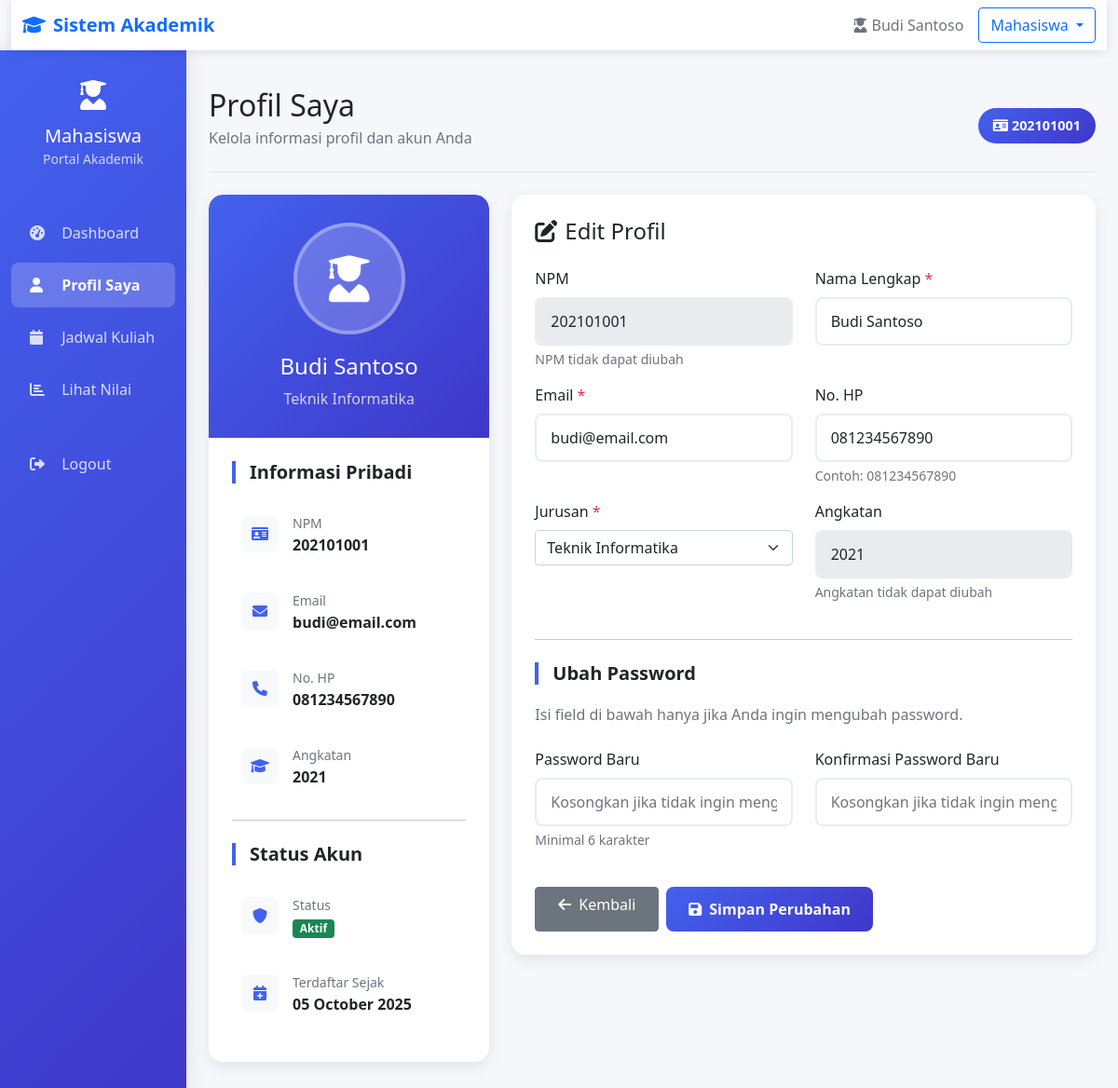
Page /mahasiswa/profil.php (signed in) on the earlier database version.
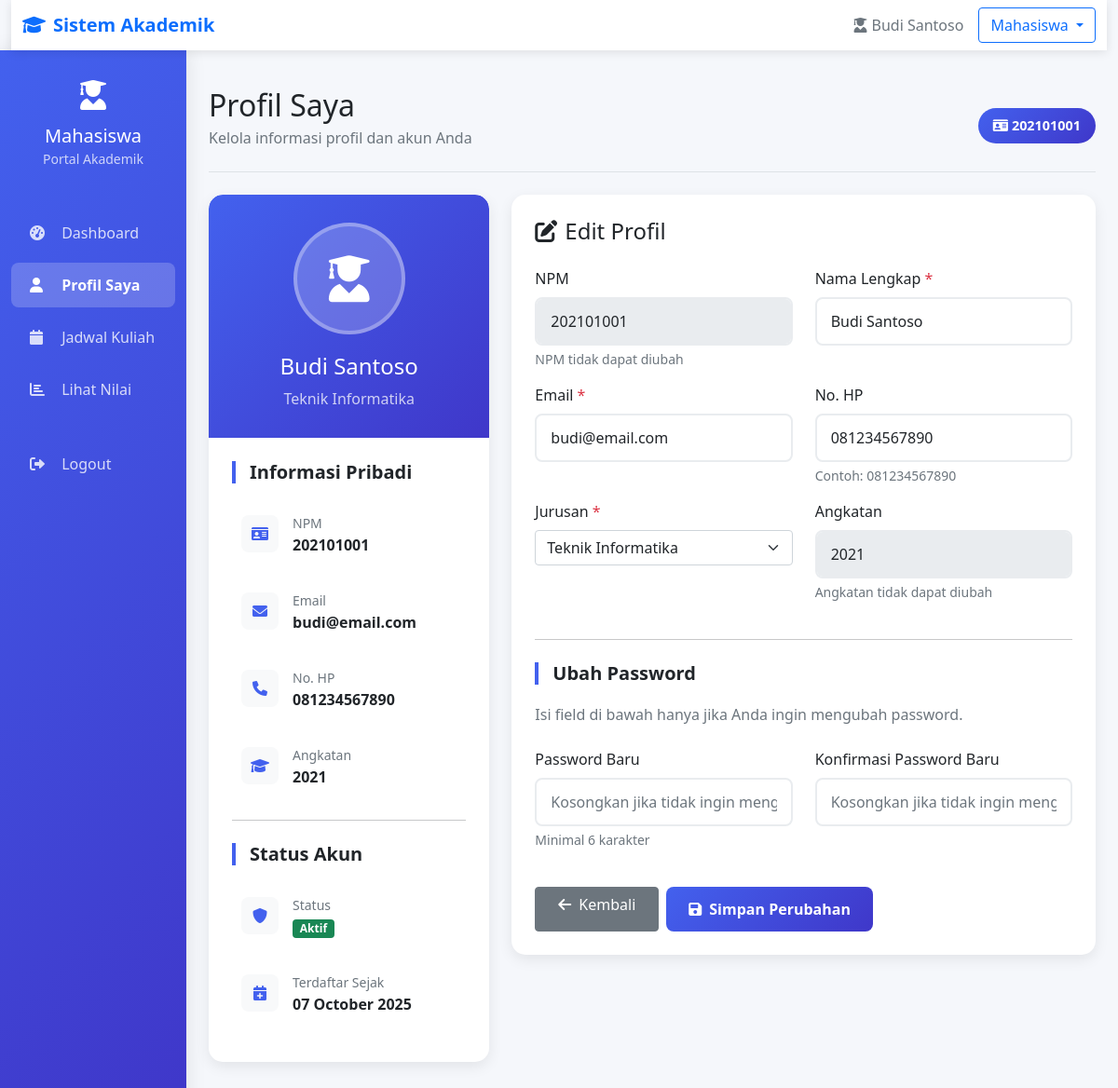
Same page on the later database version.
### tables this page shows
CREATE TABLE `mahasiswa` (
  `id` int(11) NOT NULL,
  `npm` varchar(20) NOT NULL,
  `password` varchar(255) NOT NULL,
  `nama` varchar(100) NOT NULL,
  `jurusan` varchar(50) NOT NULL,
  `angkatan` year(4) NOT NULL,
  `email` varchar(100) DEFAULT NULL,
  `no_hp` varchar(15) DEFAULT NULL,
  `created_at` timestamp NOT NULL DEFAULT current_timestamp()
);

### mahasiswa/profil.php (the view, shortened to what the changed rows need)
<?php
$database = new Database();
$db = $database->getConnection();
$mahasiswa_id = $_SESSION['user_id'];
$query = "SELECT * FROM mahasiswa WHERE id = :id";
$stmt = $db->prepare($query);
$stmt->bindParam(':id', $mahasiswa_id);
$stmt->execute();
$mahasiswa = $stmt->fetch(PDO::FETCH_ASSOC);
?>
<!DOCTYPE html>
<html lang="id">
<head>
    <link href="https://cdn.jsdelivr.net/npm/bootstrap@5.1.3/dist/css/bootstrap.min.css" rel="stylesheet">
    <link href="https://cdnjs.cloudflare.com/ajax/libs/font-awesome/6.0.0/css/all.min.css" rel="stylesheet">
</head>
<body>
    <div class="container-fluid">
        <div class="row">
            <main class="col-md-9 ms-sm-auto col-lg-10 px-md-4 py-4">
                <div class="d-flex justify-content-between flex-wrap flex-md-nowrap align-items-center pt-3 pb-2 mb-4 border-bottom">
                    <div>
                        <h1 class="h2 mb-1">Profil Saya</h1>
                    </div>
                    <div class="btn-toolbar mb-2 mb-md-0">
                        <span class="info-badge">
                            <i class="fas fa-id-card me-1"></i><?php echo $mahasiswa['npm']; ?>
                        </span>
                    </div>
                </div>
                <div class="row">
                    <div class="col-lg-4 mb-4">
                        <div class="profile-card">
                            <div class="profile-header">
                                <div class="profile-avatar">
                                    <i class="fas fa-user-graduate"></i>
                                </div>
                                <h4 class="mb-2"><?php echo htmlspecialchars($mahasiswa['nama']); ?></h4>
                                <p class="mb-0 opacity-75"><?php echo htmlspecialchars($mahasiswa['jurusan']); ?></p>
                            </div>
                            <div class="card-body">
                                <div class="info-item">
                                    <div>
                                        <small class="text-muted">NPM</small>
                                        <div class="fw-bold"><?php echo htmlspecialchars($mahasiswa['npm']); ?></div>
                                    </div>
                                </div>
                                <div class="info-item">
                                    <div>
                                        <small class="text-muted">Email</small>
                                        <div class="fw-bold"><?php echo htmlspecialchars($mahasiswa['email']); ?></div>
                                    </div>
                                </div>
                                <div class="info-item">
                                    <div>
                                        <small class="text-muted">No. HP</small>
                                        <div class="fw-bold"><?php echo !empty($mahasiswa['no_hp']) ? htmlspecialchars($mahasiswa['no_hp']) : '<span class="text-muted">-</span>'; ?></div>
                                    </div>
                                </div>
                                <div class="info-item">
                                    <div>
                                        <small class="text-muted">Angkatan</small>
                                        <div class="fw-bold"><?php echo htmlspecialchars($mahasiswa['angkatan']); ?></div>
                                    </div>
                                </div>
                                <div class="info-item">
                                    <div>
                                        <small class="text-muted">Terdaftar Sejak</small>
                                        <div class="fw-bold"><?php echo date('d F Y', strtotime($mahasiswa['created_at'])); ?></div>
                                    </div>
                                </div>
                            </div>
                        </div>
                    </div>
                    <div class="col-lg-8 mb-4">
                        <div class="profile-card">
                            <div class="card-body">
                                <form method="POST" id="profileForm">
                                    <div class="row">
                                        <div class="col-md-6">
                                            <div class="mb-3">
                                                <label for="npm" class="form-label">NPM</label>
                                                <input type="text" class="form-control" id="npm" value="<?php echo htmlspecialchars($mahasiswa['npm']); ?>" disabled>
                                                <div class="form-text">NPM tidak dapat diubah</div>
                                            </div>
                                        </div>
                                        <div class="col-md-6">
                                            <div class="mb-3">
                                                <label for="nama" class="form-label">Nama Lengkap <span class="text-danger">*</span></label>
                                                <input type="text" class="form-control" id="nama" name="nama"
                                                       value="<?php echo htmlspecialchars($mahasiswa['nama']); ?>" required>
                                            </div>
                                        </div>
                                    </div>
                                    <div class="row">
                                        <div class="col-md-6">
                                            <div class="mb-3">
                                                <label for="email" class="form-label">Email <span class="text-danger">*</span></label>
                                                <input type="email" class="form-control" id="email" name="email"
                                                       value="<?php echo htmlspecialchars($mahasiswa['email']); ?>" required>
                                            </div>
                                        </div>
                                        <div class="col-md-6">
                                            <div class="mb-3">
                                                <label for="no_hp" class="form-label">No. HP</label>
                                                <input type="text" class="form-control" id="no_hp" name="no_hp"
                                                       value="<?php echo htmlspecialchars($mahasiswa['no_hp']); ?>"
                                                       pattern="[0-9]{10,13}" title="Format: 081234567890">
                                                <div class="form-text">Contoh: 081234567890</div>
                                            </div>
                                        </div>
                                    </div>
                                    <div class="row">
                                        <div class="col-md-6">
                                            <div class="mb-3">
                                                <label for="jurusan" class="form-label">Jurusan <span class="text-danger">*</span></label>
                                                <select class="form-select" id="jurusan" name="jurusan" required>
                                                    <option value="Teknik Informatika" <?php echo $mahasiswa['jurusan'] == 'Teknik Informatika' ? 'selected' : ''; ?>>Teknik Informatika</option>
                                                </select>
                                            </div>
                                        </div>
                                        <div class="col-md-6">
                                            <div class="mb-3">
                                                <label for="angkatan" class="form-label">Angkatan</label>
                                                <input type="text" class="form-control" id="angkatan" value="<?php echo htmlspecialchars($mahasiswa['angkatan']); ?>" disabled>
                                                <div class="form-text">Angkatan tidak dapat diubah</div>
                                            </div>
                                        </div>
                                    </div>
                                </form>
                            </div>
                        </div>
                    </div>
                </div>
            </main>
        </div>
    </div>
</body>
</html>

Differences in the rows shown:
changed mahasiswa "Budi Santoso": created_at "05 October 2025" → "07 October 2025"
